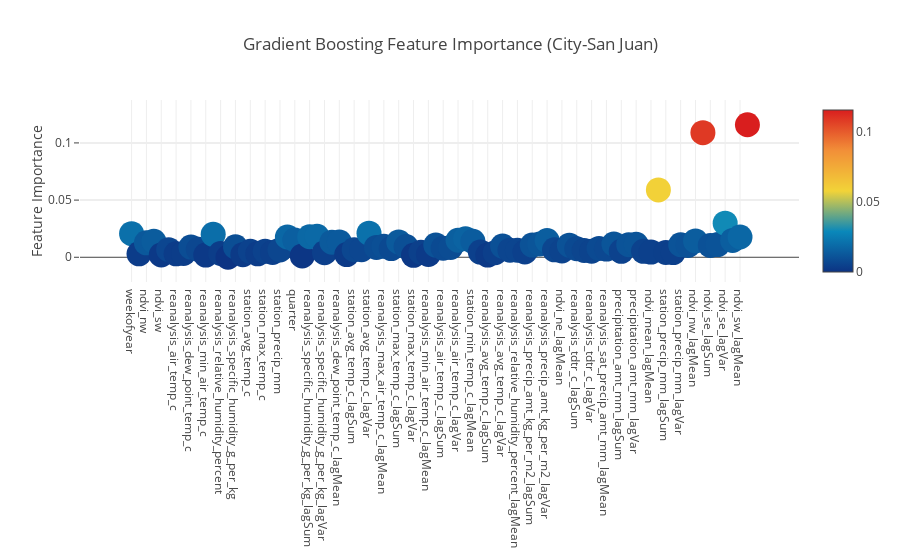

Notebook code for this chart:
### Code cell
# Scatter plot for feature importance
trace = go.Scatter( y = feature_dataframe_sj['Gradient Boost feature importances'].values,
                    x = feature_dataframe_sj['features'].values,
                    mode='markers',
                    marker=dict( sizemode = 'diameter',
                                 sizeref = 1,
                                 size = 25,
                                 color = feature_dataframe_sj['Gradient Boost feature importances'].values,
                                 colorscale='Portland',
                                 showscale=True ),
                    text = feature_dataframe_sj['features'].values )
data = [trace]

layout= go.Layout(  autosize= True,
                    title= 'Gradient Boosting Feature Importance (City-San Juan)',
                    hovermode= 'closest',
                    yaxis=dict( title= 'Feature Importance',
                                ticklen= 5,
                                gridwidth= 2,
                              automargin= True),
                    xaxis= dict( automargin= True),
                    showlegend= False )
fig = go.Figure( data=data, layout=layout)
py.iplot( fig, filename='scatter2010' )

### Figure 1 — Plotly figure (JSON) as saved in the notebook; plotly's stock layout.template omitted (floating-point values rounded to 4 significant figures)
{"data": [{"marker": {"color": [0.02063, 0.00304, 0.0126, 0.01394, 0.002074, 0.006645, 0.003006, 0.00335, 0.008889, 0.00697, 0.00194, 0.02007, 0.00332, 0, 0.009163, 0.002293, 0.005234, 0.003021, 0.005202, 0.004211, 0.006459, 0.01774, 0.01512, 0.001178, 0.01798, 0.01837, 0.004022, 0.01322, 0.01345, 0.002354, 0.006681, 0.00664, 0.02106, 0.008603, 0.009567, 0.007572, 0.0134, 0.009381, 0.0017, 0.004404, 0.00251, 0.01066, 0.007926, 0.008545, 0.01487, 0.01624, 0.01398, 0.004521, 0.001957, 0.004015, 0.009817, 0.006238, 0.006129, 0.004594, 0.01069, 0.01163, 0.01457, 0.006536, 0.005458, 0.01062, 0.007515, 0.006012, 0.005373, 0.007723, 0.007134, 0.01155, 0.005161, 0.01102, 0.01132, 0.005221, 0.004578, 0.05887, 0.00425, 0.004127, 0.01094, 0.01034, 0.01427, 0.109, 0.01035, 0.01106, 0.02985, 0.01471, 0.01773, 0.1159], "colorscale": "Portland", "showscale": true, "size": 25, "sizemode": "diameter", "sizeref": 1}, "mode": "markers", "text": ["weekofyear", "ndvi_ne", "ndvi_nw", "ndvi_se", "ndvi_sw", "precipitation_amt_mm", "reanalysis_air_temp_c", "reanalysis_avg_temp_c", "reanalysis_dew_point_temp_c", "reanalysis_max_air_temp_c", "reanalysis_min_air_temp_c", "reanalysis_precip_amt_kg_per_m2", "reanalysis_relative_humidity_percent", "reanalysis_sat_precip_amt_mm", "reanalysis_specific_humidity_g_per_kg", "reanalysis_tdtr_c", "station_avg_temp_c", "station_diur_temp_rng_c", "station_max_temp_c", "station_min_temp_c", "station_precip_mm", "month", "quarter", "ndvi_mean", "reanalysis_specific_humidity_g_per_kg_lagSum", "reanalysis_specific_humidity_g_per_kg_lagMean", "reanalysis_specific_humidity_g_per_kg_lagVar", "reanalysis_dew_point_temp_c_lagSum", "reanalysis_dew_point_temp_c_lagMean", "reanalysis_dew_point_temp_c_lagVar", "station_avg_temp_c_lagSum", "station_avg_temp_c_lagMean", "station_avg_temp_c_lagVar", "reanalysis_max_air_temp_c_lagSum", "reanalysis_max_air_temp_c_lagMean", "reanalysis_max_air_temp_c_lagVar", "station_max_temp_c_lagSum", "station_max_temp_c_lagMean", "station_max_temp_c_lagVar", "reanalysis_min_air_temp_c_lagSum", "reanalysis_min_air_temp_c_lagMean", "reanalysis_min_air_temp_c_lagVar", "reanalysis_air_temp_c_lagSum", "reanalysis_air_temp_c_lagMean", "reanalysis_air_temp_c_lagVar", "station_min_temp_c_lagSum", "station_min_temp_c_lagMean", "station_min_temp_c_lagVar", "reanalysis_avg_temp_c_lagSum", "reanalysis_avg_temp_c_lagMean", "reanalysis_avg_temp_c_lagVar", "reanalysis_relative_humidity_percent_lagSum", "reanalysis_relative_humidity_percent_lagMean", "reanalysis_relative_humidity_percent_lagVar", "reanalysis_precip_amt_kg_per_m2_lagSum", "reanalysis_precip_amt_kg_per_m2_lagMean", "reanalysis_precip_amt_kg_per_m2_lagVar", "ndvi_ne_lagSum", "ndvi_ne_lagMean", "ndvi_ne_lagVar", "reanalysis_tdtr_c_lagSum", "reanalysis_tdtr_c_lagMean", "reanalysis_tdtr_c_lagVar", "reanalysis_sat_precip_amt_mm_lagSum", "reanalysis_sat_precip_amt_mm_lagMean", "reanalysis_sat_precip_amt_mm_lagVar", "precipitation_amt_mm_lagSum", "precipitation_amt_mm_lagMean", "precipitation_amt_mm_lagVar", "ndvi_mean_lagSum", "ndvi_mean_lagMean", "ndvi_mean_lagVar", "station_precip_mm_lagSum", "station_precip_mm_lagMean", "station_precip_mm_lagVar", "ndvi_nw_lagSum", "ndvi_nw_lagMean", "ndvi_nw_lagVar", "ndvi_se_lagSum", "ndvi_se_lagMean", "ndvi_se_lagVar", "ndvi_sw_lagSum", "ndvi_sw_lagMean", "ndvi_sw_lagVar"], "type": "scatter", "uid": "742b5e58-b412-42a3-b604-3b2d047530a7", "x": ["weekofyear", "ndvi_ne", "ndvi_nw", "ndvi_se", "ndvi_sw", "precipitation_amt_mm", "reanalysis_air_temp_c", "reanalysis_avg_temp_c", "reanalysis_dew_point_temp_c", "reanalysis_max_air_temp_c", "reanalysis_min_air_temp_c", "reanalysis_precip_amt_kg_per_m2", "reanalysis_relative_humidity_percent", "reanalysis_sat_precip_amt_mm", "reanalysis_specific_humidity_g_per_kg", "reanalysis_tdtr_c", "station_avg_temp_c", "station_diur_temp_rng_c", "station_max_temp_c", "station_min_temp_c", "station_precip_mm", "month", "quarter", "ndvi_mean", "reanalysis_specific_humidity_g_per_kg_lagSum", "reanalysis_specific_humidity_g_per_kg_lagMean", "reanalysis_specific_humidity_g_per_kg_lagVar", "reanalysis_dew_point_temp_c_lagSum", "reanalysis_dew_point_temp_c_lagMean", "reanalysis_dew_point_temp_c_lagVar", "station_avg_temp_c_lagSum", "station_avg_temp_c_lagMean", "station_avg_temp_c_lagVar", "reanalysis_max_air_temp_c_lagSum", "reanalysis_max_air_temp_c_lagMean", "reanalysis_max_air_temp_c_lagVar", "station_max_temp_c_lagSum", "station_max_temp_c_lagMean", "station_max_temp_c_lagVar", "reanalysis_min_air_temp_c_lagSum", "reanalysis_min_air_temp_c_lagMean", "reanalysis_min_air_temp_c_lagVar", "reanalysis_air_temp_c_lagSum", "reanalysis_air_temp_c_lagMean", "reanalysis_air_temp_c_lagVar", "station_min_temp_c_lagSum", "station_min_temp_c_lagMean", "station_min_temp_c_lagVar", "reanalysis_avg_temp_c_lagSum", "reanalysis_avg_temp_c_lagMean", "reanalysis_avg_temp_c_lagVar", "reanalysis_relative_humidity_percent_lagSum", "reanalysis_relative_humidity_percent_lagMean", "reanalysis_relative_humidity_percent_lagVar", "reanalysis_precip_amt_kg_per_m2_lagSum", "reanalysis_precip_amt_kg_per_m2_lagMean", "reanalysis_precip_amt_kg_per_m2_lagVar", "ndvi_ne_lagSum", "ndvi_ne_lagMean", "ndvi_ne_lagVar", "reanalysis_tdtr_c_lagSum", "reanalysis_tdtr_c_lagMean", "reanalysis_tdtr_c_lagVar", "reanalysis_sat_precip_amt_mm_lagSum", "reanalysis_sat_precip_amt_mm_lagMean", "reanalysis_sat_precip_amt_mm_lagVar", "precipitation_amt_mm_lagSum", "precipitation_amt_mm_lagMean", "precipitation_amt_mm_lagVar", "ndvi_mean_lagSum", "ndvi_mean_lagMean", "ndvi_mean_lagVar", "station_precip_mm_lagSum", "station_precip_mm_lagMean", "station_precip_mm_lagVar", "ndvi_nw_lagSum", "ndvi_nw_lagMean", "ndvi_nw_lagVar", "ndvi_se_lagSum", "ndvi_se_lagMean", "ndvi_se_lagVar", "ndvi_sw_lagSum", "ndvi_sw_lagMean", "ndvi_sw_lagVar"], "y": [0.02063, 0.00304, 0.0126, 0.01394, 0.002074, 0.006645, 0.003006, 0.00335, 0.008889, 0.00697, 0.00194, 0.02007, 0.00332, 0, 0.009163, 0.002293, 0.005234, 0.003021, 0.005202, 0.004211, 0.006459, 0.01774, 0.01512, 0.001178, 0.01798, 0.01837, 0.004022, 0.01322, 0.01345, 0.002354, 0.006681, 0.00664, 0.02106, 0.008603, 0.009567, 0.007572, 0.0134, 0.009381, 0.0017, 0.004404, 0.00251, 0.01066, 0.007926, 0.008545, 0.01487, 0.01624, 0.01398, 0.004521, 0.001957, 0.004015, 0.009817, 0.006238, 0.006129, 0.004594, 0.01069, 0.01163, 0.01457, 0.006536, 0.005458, 0.01062, 0.007515, 0.006012, 0.005373, 0.007723, 0.007134, 0.01155, 0.005161, 0.01102, 0.01132, 0.005221, 0.004578, 0.05887, 0.00425, 0.004127, 0.01094, 0.01034, 0.01427, 0.109, 0.01035, 0.01106, 0.02985, 0.01471, 0.01773, 0.1159]}], "layout": {"autosize": true, "hovermode": "closest", "showlegend": false, "title": {"text": "Gradient Boosting Feature Importance (City-San Juan)"}, "xaxis": {"automargin": true}, "yaxis": {"automargin": true, "gridwidth": 2, "ticklen": 5, "title": {"text": "Feature Importance"}}}}
